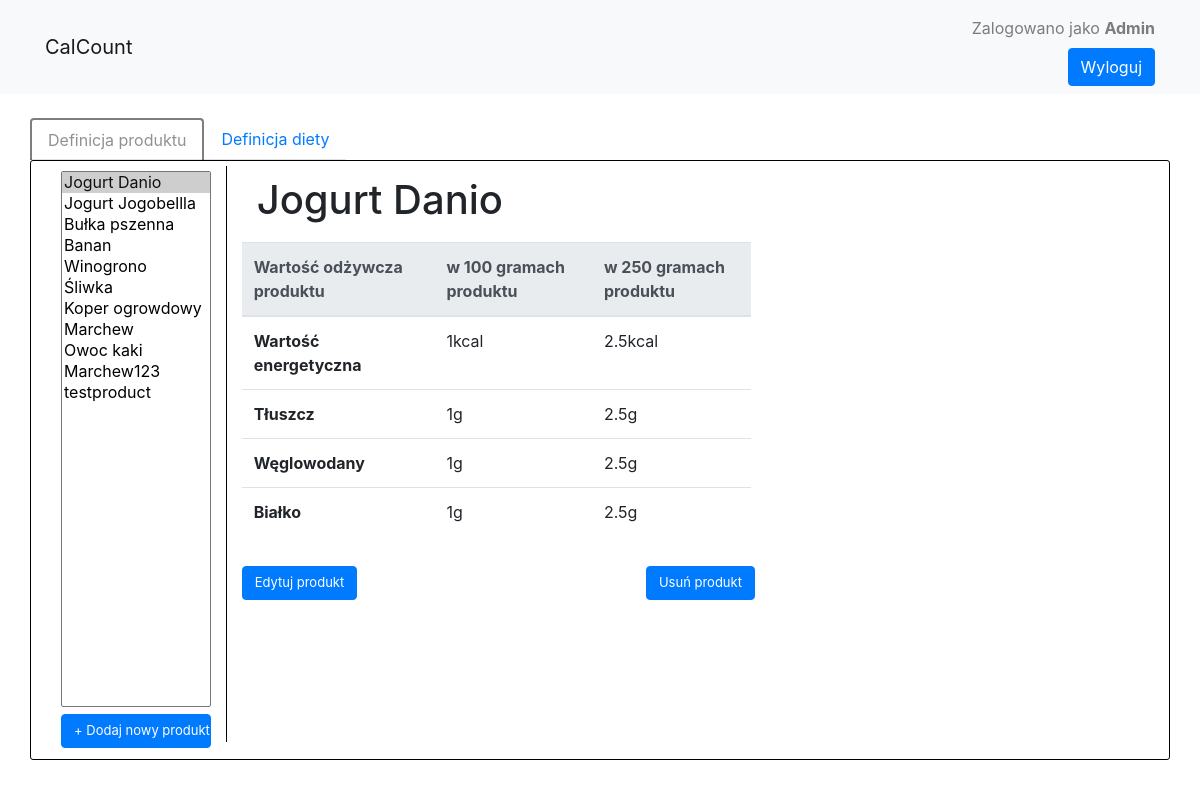
Page /products_admin (signed in) on the committed database.
### dietapp/models.py (models this page shows, shortened)
class User(db.Model, UserMixin):
    __tablename__ = 'users'
    id = db.Column(db.Integer, primary_key=True)
    email = db.Column(db.String(50), unique=True)
    name = db.Column(db.String(50))
    password = db.Column(db.String(256))
    role = db.Column(db.String(50), nullable=False, default='user')
    diet_id = db.Column(db.Integer, db.ForeignKey('diets.id'), nullable=False, default=1)
    meals = db.relationship('Meal', backref='author', lazy=True)
    products = db.relationship('Product', backref='author', lazy=True)
    def is_admin(self):
        return self.role == 'admin'

class Product(db.Model):
    __tablename__ = 'products'
    id = db.Column(db.Integer, primary_key=True)
    name = db.Column(db.String(50))
    protein = db.Column(db.Integer)
    fat = db.Column(db.Integer)
    carbohydrate = db.Column(db.Integer)
    calorie = db.Column(db.Integer)
    user_id = db.Column(db.Integer, db.ForeignKey('users.id'))
    used_in = db.relationship('Ingredient', backref='product', lazy=True)
    def get_dict(self):
        return {
            'id': self.id,
            'name': self.name,
            'protein': self.protein,
            'fat': self.fat,
            'carbohydrate': self.carbohydrate,
            'calorie': self.calorie
        }

### dietapp/routes.py (the view)
@app.route('/products_admin', methods=['GET'])
@login_required
def products_admin():
    if current_user.is_admin():
        return render_template('admin_templates/products_admin.html',
                               title='Zarządzanie produktami',
                               products=fetch_products())
    else:
        return redirect(url_for('products'))

### dietapp/models.py (called while the page is built)
@login_manager.user_loader
def load_user(user_id):
    return User.query.get(int(user_id))

### dietapp/routes.py (called while the page is built)
def parse_query(query):
    result = []
    for pr in query:
        result.append(pr.get_dict())
    return result

def fetch_products():
    return parse_query(Product.query.all())

### dietapp/templates/admin_templates/products_admin.html (shortened to what this page needs)
{% extends "admin_templates/layout_admin.html" %}
{% block content %}
<div class="container">
    <div class="row fill">
        <div class="col-2">
            <select class="form-select fill_admin" id="select_product" onchange="changeSelected({{products}})" size="3">
                <option selected value="{{ products[0]['id'] }}">{{ products[0]['name'] }}</option>
                {% for product in products[1:] %}
                <option value="{{ product['id'] }}">{{ product['name'] }}</option>
                {% endfor %}
            </select>
            <a href="{{ url_for('products_admin_add') }}">
                <button type="button" class="btn btn-primary button_add_product">&#x2B Dodaj nowy produkt
                </button>
            </a>
        </div>
        <div class="col-6">
            <div class="container pull-left">
                <h3 class="h1 mt-10 pb-10" id="product_name">
                    {{ products[0]['name'] }}
                </h3>
            </div>
            <table class="table">
                <thead class="thead-light">
                <tr>
                    <th scope="col">Wartość odżywcza produktu</th>
                    <th scope="col">w 100 gramach produktu</th>
                    <th scope="col">w 250 gramach produktu</th>
                </tr>
                </thead>
                <tbody>
                <tr>
                    <th scope="row">Wartość energetyczna</th>
                    <td id="calorie_100g">{{ products[0]['calorie'] }}kcal</td>
                    <td id="calorie_250g">{{ products[0]['calorie'] * 2.5}}kcal</td>
                </tr>
                <tr>
                    <th scope="row">Tłuszcz</th>
                    <td id="fat_100g">{{ products[0]['fat'] }}g</td>
                    <td id="fat_250g">{{ products[0]['fat'] * 2.5}}g</td>
                </tr>
                <tr>
                    <th scope="row">Węglowodany</th>
                    <td id="carbohydrate_100g">{{ products[0]['carbohydrate'] }}g</td>
                    <td id="carbohydrate_250g">{{ products[0]['carbohydrate'] * 2.5}}g</td>
                </tr>
                <tr>
                    <th scope="row">Białko</th>
                    <td id="protein_100g">{{ products[0]['protein'] }}g</td>
                    <td id="protein_250g">{{ products[0]['protein'] * 2.5}}g</td>
                </tr>
                </tbody>
            </table>
            <div class="row mt-30 justify-content-between" >
                <div class="col-3">
                    <button class="btn btn-primary button_add_product button_product">Edytuj produkt
                </button>
                </div>
                <div class="col-3">
                    <button class="btn btn-primary button_add_product button_product">Usuń produkt
                </button>
                </div>
            </div>
        </div>
    </div>
</div>
{% endblock content %}

### dietapp/templates/admin_templates/layout_admin.html (shortened to what this page needs)
<!DOCTYPE html>
<html lang="en">
<head>
    <link rel="stylesheet" href="https://stackpath.bootstrapcdn.com/bootstrap/4.1.3/css/bootstrap.min.css">
    <link rel="stylesheet" type="text/css" href="{{ url_for('static', filename='main.css') }}">
</head>
<body>
    <nav class="navbar navbar-expand-lg navbar-light bg-light">
        <div class="container">
            <a class="navbar-brand" href="/">CalCount</a>
            <div class="collapse navbar-collapse" id="navbarSupportedContent">
                <div class="ml-auto">
            {% if current_user.is_authenticated %}
                    <div class="navbar-text">Zalogowano jako <strong>{{current_user.name}}</strong></div>
                    <ul class="navbar-nav">
                        <li class="nav-item ml-auto"><a class="btn btn-primary" href="{{ url_for('logout') }}">Wyloguj</a></li>
                    </ul>
            {% else %}
                    <ul class="navbar-nav">
                        <li class="nav-item ml-auto"><a class="nav-item nav-link" href="{{ url_for('login') }}">Logowanie</a></li>
                        <li class="nav-item ml-auto"><a class="nav-item nav-link" href="{{ url_for('register') }}">Rejestracja</a></li>
                    </ul>
            {% endif %}
                </div>
            </div>
        </div>
    </nav>
    <br>
    {% if current_user.is_authenticated %}
    <div class="container">
        <div class="row">
            <ul class="nav nav-tabs">
                <li class="nav-item"><a class="nav-link isDisabled" href="#">Definicja produktu</a></li>
                <li class="nav-item"><a class="nav-link" href="#">Definicja diety</a></li>
            </ul>
        </div>
    </div>
    {% endif %}
    <div class="container expand-height{% if current_user.is_authenticated %} border-content {% endif %}">
        {% block content %}
        {% endblock content %}
    </div>
</body>
</html>

### dietapp/static/main.css (style rules this page uses)
.border-content { border: 1px solid #000000; border-radius: 3px; margin-bottom: 10px; }
.isDisabled { pointer-events: none; border: 2px solid #000000 !important; border-bottom: none !important; color: currentColor; cursor: not-allowed; opacity: 0.5; text-decoration: none; }
.expand-height { min-height: 100%; height: 75vh; }
.fill { height: 72vh; margin-top: 5px; margin-bottom: 5px; width: 100%; }
.fill_admin { height: 67vh; margin-top: 5px; margin-bottom: 5px; width: 100%; }
.button_add_product { width: 100%; font-size: 13px; }
.button_product { width: auto; }
.mt-10 { margin-top: 10px !important; }
.pb-10 { padding-bottom: 10px !important; }
.mt-30 { margin-top: 30px !important; }

### rows in the picture
User: name "Admin"
Product: name "Jogurt Danio ☑ / Jogurt Jogobellla / Bułka pszenna / Banan / Winogrono / Śliwka / Koper ogrowdowy / Marchew / Owoc kaki / Marchew123 / testproduct", name "Jogurt Danio"

### other values in the picture
{{ products[0]['calorie'] }} "1"
{{ products[0]['calorie'] * 2.5 }} "2.5"
{{ products[0]['fat'] }} "1"
{{ products[0]['fat'] * 2.5 }} "2.5"
{{ products[0]['carbohydrate'] }} "1"
{{ products[0]['carbohydrate'] * 2.5 }} "2.5"
{{ products[0]['protein'] }} "1"
{{ products[0]['protein'] * 2.5 }} "2.5"
